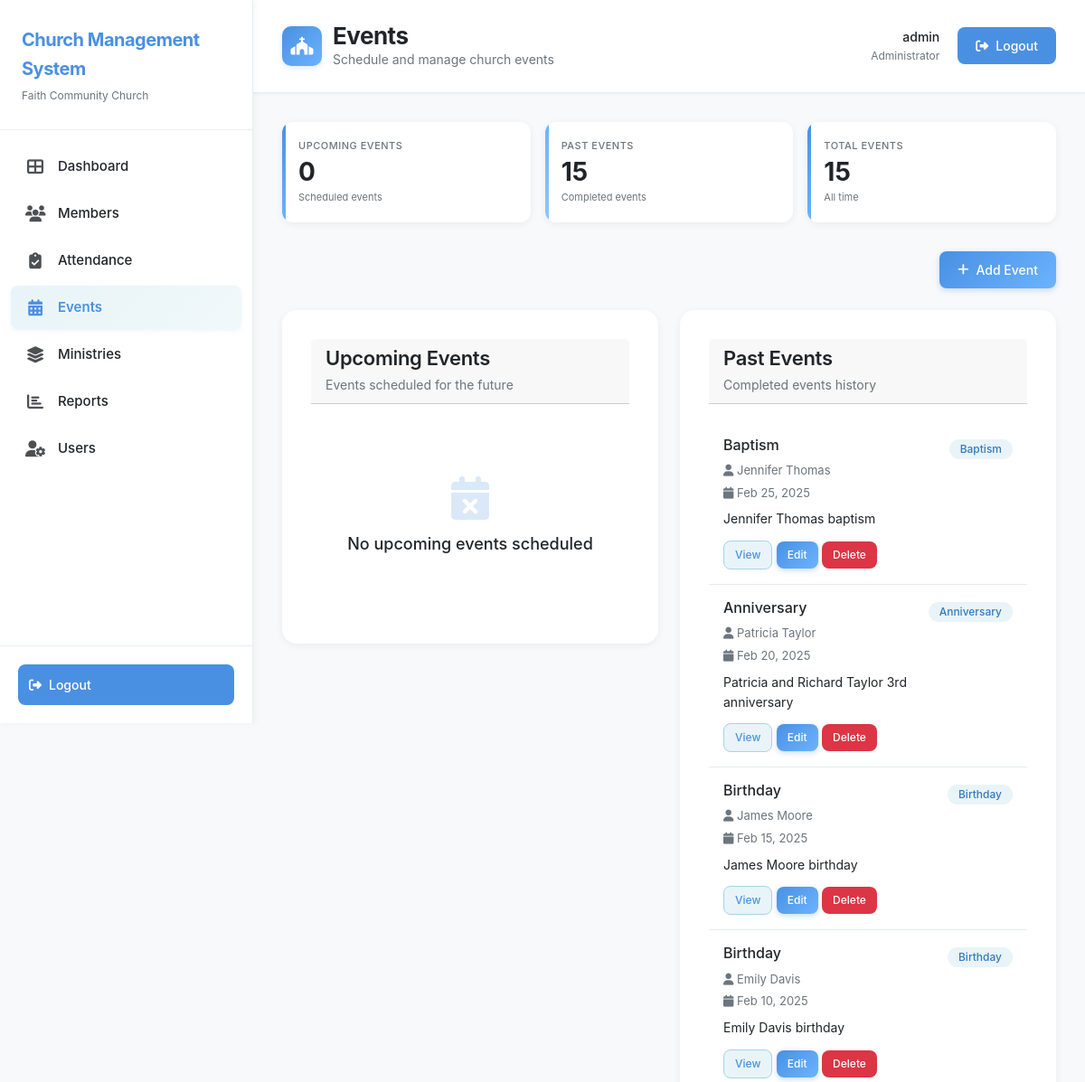
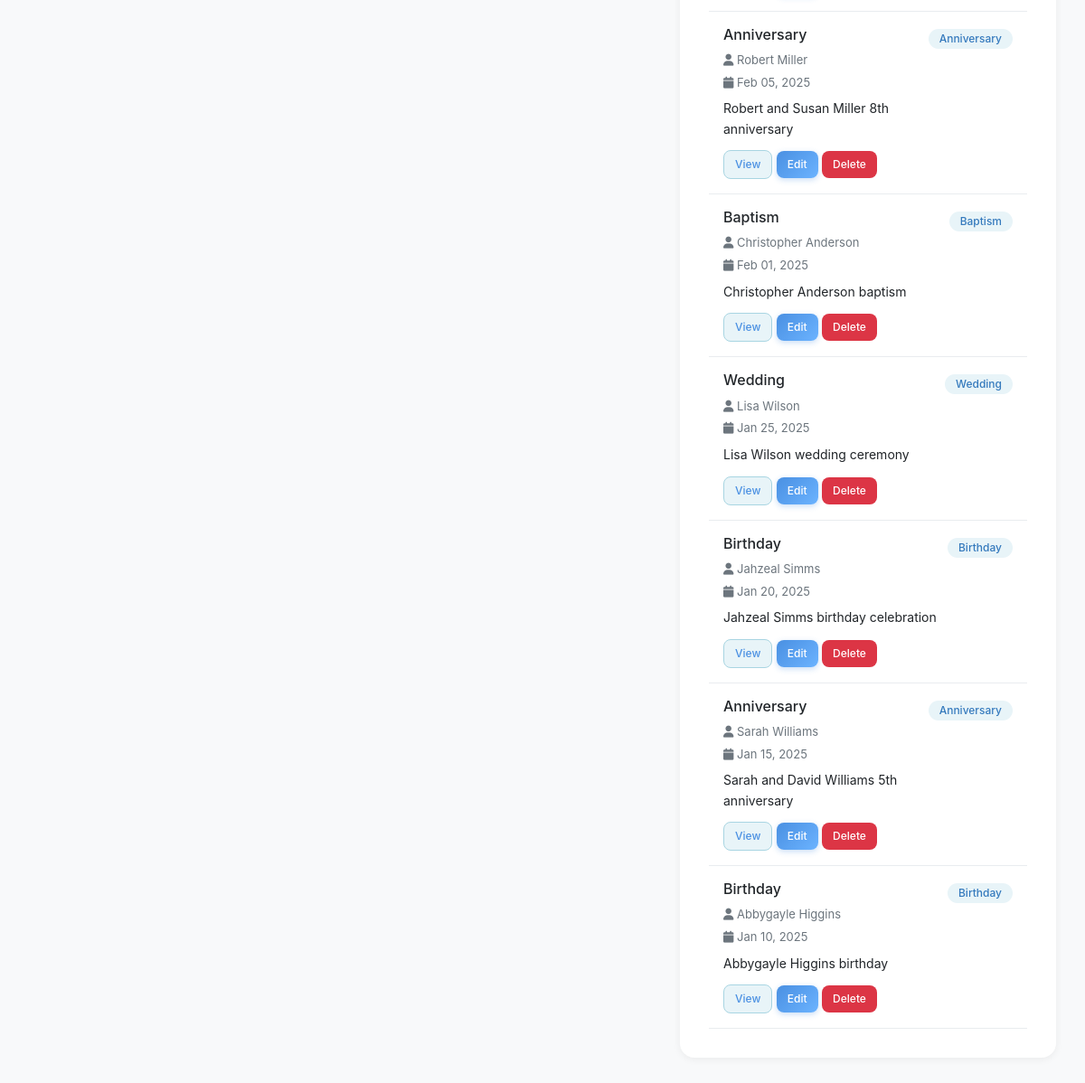
The app's page /events/index.php (signed in) with its own data (2 pictures, top to bottom).
### tables this page shows
CREATE TABLE IF NOT EXISTS Events (
  id INT AUTO_INCREMENT PRIMARY KEY,
  event_type ENUM('Wedding','Birthday','Anniversary','Baptism','Death'),
  date DATE NOT NULL,
  member_id INT NOT NULL,
  notes VARCHAR(300),
  FOREIGN KEY (member_id) REFERENCES Members(mem_id)
);

CREATE TABLE IF NOT EXISTS Members (
  mem_id INT AUTO_INCREMENT PRIMARY KEY,
  first_name VARCHAR(50) NOT NULL,
  middle_initials VARCHAR(10),
  last_name VARCHAR(50) NOT NULL,
  dob DATE,
  gender ENUM('Male','Female','Other'),
  home_address1 VARCHAR(100),
  home_address2 VARCHAR(100),
  town VARCHAR(50),
  parish VARCHAR(50),
  contact_home VARCHAR(20),
  contact_work VARCHAR(20),
  email VARCHAR(100) UNIQUE,
  next_of_kin_name VARCHAR(100),
  next_of_kin_address VARCHAR(150),
  next_of_kin_relation VARCHAR(50),
  next_of_kin_contact VARCHAR(20),
  next_of_kin_email VARCHAR(100),
  status ENUM('Member','Adherent','Visitor') DEFAULT 'Visitor',
  date_joined DATE,
  min_id VARCHAR(5),  
  passing_date DATE
);

### config/config.php (called while the page is built, shortened)
<?php
function isLoggedIn() {
    return isset($_SESSION['user_id']) && isset($_SESSION['username']);
}
function hasRole($requiredRole) {
    $userRole = $_SESSION['role_name'] ?? '';
    return $userRole === $requiredRole;
}
function hasAnyRole($requiredRoles) {
    $userRole = $_SESSION['role_name'] ?? '';
    return in_array($userRole, $requiredRoles);
}
function formatDate($date) {
    return date('M d, Y', strtotime($date));
}
?>

### events/index.php (the view, shortened to what this page needs)
<?php
require_once __DIR__ . '/../config/config.php';
$pageTitle = 'Events';
$pageSubtitle = 'Schedule and manage church events';
$conn = getDBConnection();
$result = $conn->query("SELECT COUNT(*) as count FROM Events WHERE date >= CURRENT_DATE");
$upcoming = $result->fetch_assoc()['count'];
$result = $conn->query("SELECT COUNT(*) as count FROM Events WHERE date < CURRENT_DATE");
$past = $result->fetch_assoc()['count'];
$result = $conn->query("SELECT COUNT(*) as count FROM Events");
$total = $result->fetch_assoc()['count'];
$result = $conn->query("
    SELECT e.*, m.first_name, m.last_name
    FROM Events e
    LEFT JOIN Members m ON e.member_id = m.mem_id
    WHERE e.date >= CURRENT_DATE
    ORDER BY e.date ASC
    LIMIT 10
");
$upcomingEvents = $result->fetch_all(MYSQLI_ASSOC);
$result = $conn->query("
    SELECT e.*, m.first_name, m.last_name
    FROM Events e
    LEFT JOIN Members m ON e.member_id = m.mem_id
    WHERE e.date < CURRENT_DATE
    ORDER BY e.date DESC
    LIMIT 10
");
$pastEvents = $result->fetch_all(MYSQLI_ASSOC);
include __DIR__ . '/../includes/header.php';
?>
<div class="stats-grid">
    <div class="stat-card blue">
        <div class="stat-label">Upcoming Events</div>
        <div class="stat-value"><?php echo $upcoming; ?></div>
        <div class="stat-description">Scheduled events</div>
    </div>
    <div class="stat-card yellow">
        <div class="stat-label">Past Events</div>
        <div class="stat-value"><?php echo $past; ?></div>
        <div class="stat-description">Completed events</div>
    </div>
    <div class="stat-card blue">
        <div class="stat-label">Total Events</div>
        <div class="stat-value"><?php echo $total; ?></div>
        <div class="stat-description">All time</div>
    </div>
</div>
<div class="page-actions">
    <?php if (hasAnyRole(['Administrator', 'Clerk', 'Pastor'])): ?>
    <a href="<?php echo BASE_URL; ?>events/add.php" class="btn btn-primary">
        <i class="fas fa-plus"></i>
        Add Event
    </a>
    <?php endif; ?>
</div>
<div class="row">
    <div class="col-md-6">
        <div class="card">
            <div class="card-header">
                <div>
                    <h3 class="card-title">Upcoming Events</h3>
                    <p class="card-subtitle">Events scheduled for the future</p>
                </div>
            </div>
            <?php if (count($upcomingEvents) > 0): ?>
                <?php foreach ($upcomingEvents as $event): ?>
                <div style="padding: 16px; border-bottom: 1px solid var(--gray-medium);">
                    <div style="display: flex; justify-content: space-between; align-items: start;">
                        <div style="flex: 1;">
                            <h5 style="margin: 0 0 8px 0; font-size: 16px;">
                                <?php echo htmlspecialchars(ucfirst($event['event_type'])); ?>
                            </h5>
                            <?php if ($event['first_name']): ?>
                                <p style="margin: 0 0 4px 0; color: var(--text-light); font-size: 13px;">
                                    <i class="fas fa-user"></i> <?php echo htmlspecialchars($event['first_name'] . ' ' . $event['last_name']); ?>
                                </p>
                            <?php endif; ?>
                            <p style="margin: 4px 0; color: var(--text-light); font-size: 13px;">
                                <i class="fas fa-calendar"></i> <?php echo formatDate($event['date']); ?>
                            </p>
                            <?php if (!empty($event['notes'])): ?>
                                <p style="margin: 8px 0 0 0; font-size: 14px;"><?php echo htmlspecialchars(substr($event['notes'], 0, 100)); ?><?php echo strlen($event['notes']) > 100 ? '...' : ''; ?></p>
                            <?php endif; ?>
                        </div>
                        <div>
                            <span class="badge badge-success"><?php echo ucfirst($event['event_type']); ?></span>
                        </div>
                    </div>
                    <?php if (hasAnyRole(['Administrator', 'Clerk'])): ?>
                    <div style="margin-top: 12px;">
                        <a href="<?php echo BASE_URL; ?>events/view.php?id=<?php echo $event['id']; ?>" class="btn btn-sm btn-secondary">View</a>
                        <a href="<?php echo BASE_URL; ?>events/edit.php?id=<?php echo $event['id']; ?>" class="btn btn-sm btn-primary">Edit</a>
                        <a href="?delete=<?php echo $event['id']; ?>" class="btn btn-sm btn-danger btn-delete" onclick="return confirm('Are you sure?')">Delete</a>
                    </div>
                    <?php endif; ?>
                </div>
                <?php endforeach; ?>
            <?php else: ?>
            <div class="empty-state">
                <i class="fas fa-calendar-times"></i>
                <h3>No upcoming events scheduled</h3>
            </div>
            <?php endif; ?>
        </div>
    </div>
    <div class="col-md-6">
        <div class="card">
            <div class="card-header">
                <div>
                    <h3 class="card-title">Past Events</h3>
                    <p class="card-subtitle">Completed events history</p>
                </div>
            </div>
            <?php if (count($pastEvents) > 0): ?>
                <?php foreach ($pastEvents as $event): ?>
                <div style="padding: 16px; border-bottom: 1px solid var(--gray-medium);">
                    <div style="display: flex; justify-content: space-between; align-items: start;">
                        <div style="flex: 1;">
                            <h5 style="margin: 0 0 8px 0; font-size: 16px;">
                                <?php echo htmlspecialchars(ucfirst($event['event_type'])); ?>
                            </h5>
                            <?php if ($event['first_name']): ?>
                                <p style="margin: 0 0 4px 0; color: var(--text-light); font-size: 13px;">
                                    <i class="fas fa-user"></i> <?php echo htmlspecialchars($event['first_name'] . ' ' . $event['last_name']); ?>
                                </p>
                            <?php endif; ?>
                            <p style="margin: 4px 0; color: var(--text-light); font-size: 13px;">
                                <i class="fas fa-calendar"></i> <?php echo formatDate($event['date']); ?>
                            </p>
                            <?php if (!empty($event['notes'])): ?>
                                <p style="margin: 8px 0 0 0; font-size: 14px;"><?php echo htmlspecialchars(substr($event['notes'], 0, 100)); ?><?php echo strlen($event['notes']) > 100 ? '...' : ''; ?></p>
                            <?php endif; ?>
                        </div>
                        <div>
                            <span class="badge badge-warning"><?php echo ucfirst($event['event_type']); ?></span>
                        </div>
                    </div>
                    <?php if (hasAnyRole(['Administrator', 'Clerk'])): ?>
                    <div style="margin-top: 12px;">
                        <a href="<?php echo BASE_URL; ?>events/view.php?id=<?php echo $event['id']; ?>" class="btn btn-sm btn-secondary">View</a>
                        <a href="<?php echo BASE_URL; ?>events/edit.php?id=<?php echo $event['id']; ?>" class="btn btn-sm btn-primary">Edit</a>
                        <a href="?delete=<?php echo $event['id']; ?>" class="btn btn-sm btn-danger btn-delete" onclick="return confirm('Are you sure?')">Delete</a>
                    </div>
                    <?php endif; ?>
                </div>
                <?php endforeach; ?>
            <?php endif; ?>
        </div>
    </div>
</div>
<?php include __DIR__ . '/../includes/footer.php'; ?>

### includes/header.php (shortened to what this page needs)
<?php
require_once __DIR__ . '/../config/config.php';
$currentPage = basename($_SERVER['PHP_SELF']);
$currentPath = $_SERVER['REQUEST_URI'];
?>
<!DOCTYPE html>
<html lang="en">
<head>
    <link href="https://cdn.jsdelivr.net/npm/bootstrap@5.3.0/dist/css/bootstrap.min.css" rel="stylesheet">
    <link rel="stylesheet" href="https://cdnjs.cloudflare.com/ajax/libs/font-awesome/6.4.0/css/all.min.css">
    <link rel="stylesheet" href="<?php echo BASE_URL; ?>assets/css/style.css">
</head>
<body>
    <div class="main-wrapper">
        <aside class="sidebar">
            <div class="sidebar-header">
                <div class="sidebar-logo">Church Management System</div>
                <div class="sidebar-subtitle">Faith Community Church</div>
            </div>
            <nav class="sidebar-nav">
                <a href="<?php echo BASE_URL; ?>index.php" class="nav-item <?php echo ($currentPage === 'index.php' || strpos($currentPath, '/index.php') !== false) && strpos($currentPath, '/members') === false && strpos($currentPath, '/attendance') === false && strpos($currentPath, '/events') === false && strpos($currentPath, '/ministries') === false && strpos($currentPath, '/reports') === false && strpos($currentPath, '/users') === false ? 'active' : ''; ?>">
                    <i class="fas fa-th-large"></i>
                    <span>Dashboard</span>
                </a>
                <a href="<?php echo BASE_URL; ?>members/index.php" class="nav-item <?php echo strpos($currentPath, '/members') !== false ? 'active' : ''; ?>">
                    <i class="fas fa-users"></i>
                    <span>Members</span>
                </a>
                <a href="<?php echo BASE_URL; ?>attendance/index.php" class="nav-item <?php echo strpos($currentPath, '/attendance') !== false ? 'active' : ''; ?>">
                    <i class="fas fa-clipboard-check"></i>
                    <span>Attendance</span>
                </a>
                <a href="<?php echo BASE_URL; ?>events/index.php" class="nav-item <?php echo strpos($currentPath, '/events') !== false ? 'active' : ''; ?>">
                    <i class="fas fa-calendar-alt"></i>
                    <span>Events</span>
                </a>
                <a href="<?php echo BASE_URL; ?>ministries/index.php" class="nav-item <?php echo strpos($currentPath, '/ministries') !== false ? 'active' : ''; ?>">
                    <i class="fas fa-layer-group"></i>
                    <span>Ministries</span>
                </a>
                <a href="<?php echo BASE_URL; ?>reports/index.php" class="nav-item <?php echo strpos($currentPath, '/reports') !== false ? 'active' : ''; ?>">
                    <i class="fas fa-chart-bar"></i>
                    <span>Reports</span>
                </a>
                <?php if (hasRole('Administrator')): ?>
                <a href="<?php echo BASE_URL; ?>users/index.php" class="nav-item <?php echo strpos($currentPath, '/users') !== false ? 'active' : ''; ?>">
                    <i class="fas fa-user-cog"></i>
                    <span>Users</span>
                </a>
                <?php endif; ?>
            </nav>
            <div class="sidebar-footer">
                <button class="btn btn-secondary w-100" onclick="window.location.href='<?php echo BASE_URL; ?>?logout=1'">
                    <i class="fas fa-sign-out-alt"></i>
                    Logout
                </button>
            </div>
        </aside>
        <main class="main-content">
            <div class="top-header">
                <div class="header-left">
                    <div class="header-icon">
                        <i class="fas fa-church"></i>
                    </div>
                    <div class="header-title">
                        <h1><?php echo isset($pageTitle) ? $pageTitle : 'Dashboard'; ?></h1>
                        <p><?php echo isset($pageSubtitle) ? $pageSubtitle : 'Overview of your church community'; ?></p>
                    </div>
                </div>
                <div class="header-right">
                    <div class="user-info">
                        <div class="user-name"><?php echo htmlspecialchars($_SESSION['username']); ?></div>
                        <div class="user-role"><?php echo htmlspecialchars($_SESSION['role_name']); ?></div>
                    </div>
                    <a href="<?php echo BASE_URL; ?>?logout=1" class="btn btn-logout">
                        <i class="fas fa-sign-out-alt"></i>
                        Logout
                    </a>
                </div>
            </div>
            <div class="content-area">

### includes/footer.php (shortened to what this page needs)
            </div>
        </main>
    </div>
</body>
</html>

### records on screen
events: event_type "Baptism", member.last_name "Jennifer Thomas", date "Feb 25, 2025", notes "Jennifer Thomas baptism"
events: event_type "Anniversary", member.last_name "Patricia Taylor", date "Feb 20, 2025", notes "Patricia and Richard Taylor 3rd anniversary"
events: event_type "Birthday", member.last_name "James Moore", date "Feb 15, 2025", notes "James Moore birthday"
events: event_type "Birthday", member.last_name "Emily Davis", date "Feb 10, 2025", notes "Emily Davis birthday"
events: event_type "Anniversary", member.last_name "Robert Miller", date "Feb 05, 2025", notes "Robert and Susan Miller 8th anniversary"
events: event_type "Baptism", member.last_name "Christopher Anderson", date "Feb 01, 2025", notes "Christopher Anderson baptism"
events: event_type "Wedding", member.last_name "Lisa Wilson", date "Jan 25, 2025", notes "Lisa Wilson wedding ceremony"
events: event_type "Birthday", member.last_name "Jahzeal Simms", date "Jan 20, 2025", notes "Jahzeal Simms birthday celebration"
events: event_type "Anniversary", member.last_name "Sarah Williams", date "Jan 15, 2025", notes "Sarah and David Williams 5th anniversary"
events: event_type "Birthday", member.last_name "Abbygayle Higgins", date "Jan 10, 2025", notes "Abbygayle Higgins birthday"

### other values on screen
$pageTitle "Events"
$pageSubtitle "Schedule and manage church events"
$_SESSION['username'] "admin"
$_SESSION['role_name'] "Administrator"
$upcoming "0"
$past "15"
$total "15"
